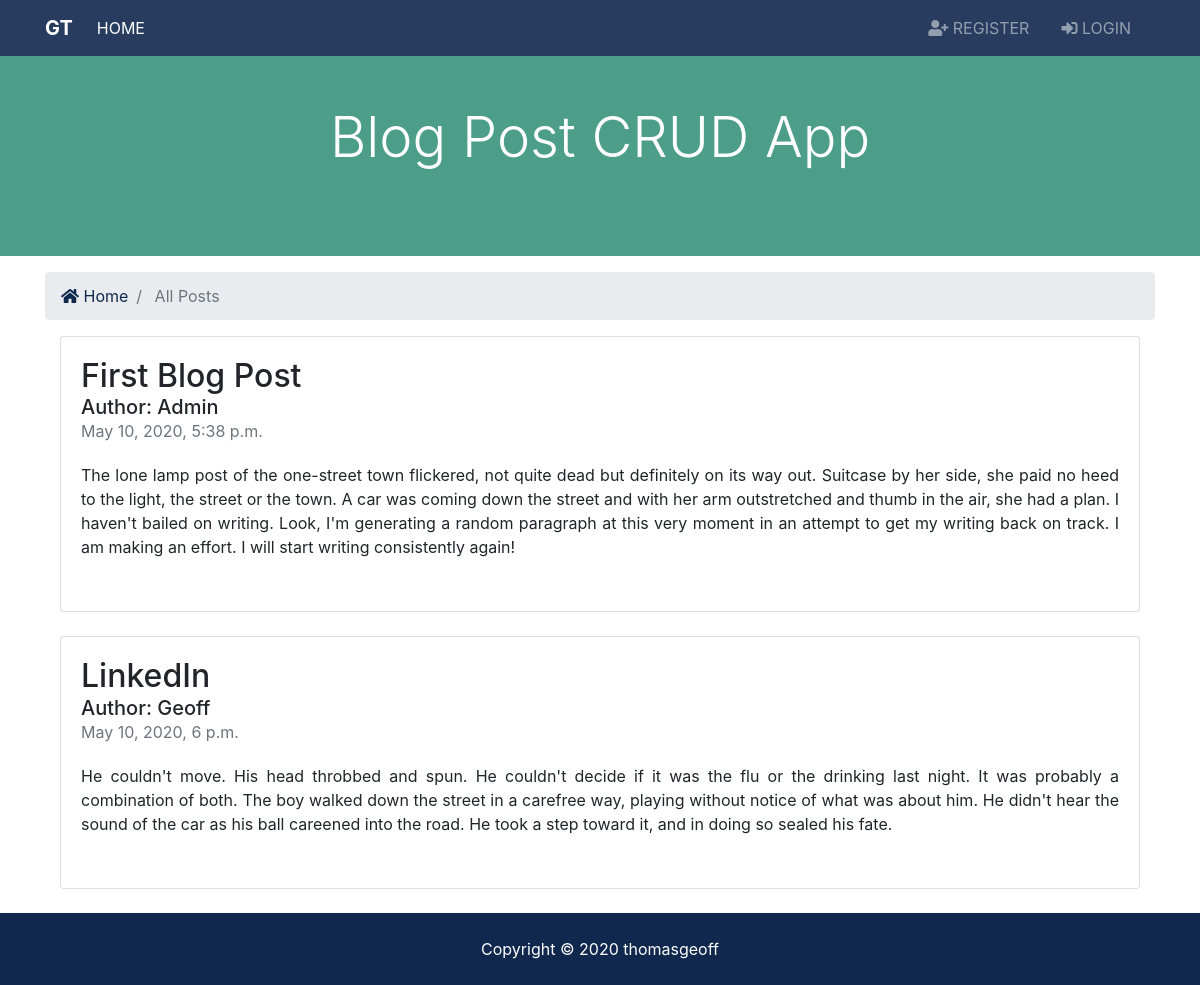
The page / on the database its author committed.
### BLOG_POSTS/models.py (models this page shows, shortened)
class Post(models.Model):
    title = models.CharField(max_length=255)
    author = models.CharField(max_length=255)
    body = models.TextField(blank=True)
    post_date = models.DateTimeField(default=datetime.now, blank=True)
    user_id = models.IntegerField(blank=True)

### BLOG_POSTS/views.py (the view)
# urls.py: path('', views.Index.as_view(), name='index'),
class Index(ListView):
    model = Post
    template_name = 'BLOG_POSTS/index.html'

### template/BLOG_POSTS/index.html (shortened to what this page needs)
{% extends 'base.html' %}
{% block content%}
<section id="showcase-inner" class="py-5 text-white">
    <div class="container">
      <div class="row text-center">
        <div class="col-md-12">
          <h1 class="display-4">Blog Post CRUD App</h1>
        </div>
      </div>
    </div>
  </section>
  <section id="bc" class="mt-3">
    <div class="container">
      <nav aria-label="breadcrumb">
        <ol class="breadcrumb">
          <li class="breadcrumb-item">
            <a href="{% url 'index' %}">
              <i class="fas fa-home"></i> Home</a>
          </li>
          <li class="breadcrumb-item active"> All Posts</li>
        </ol>
      </nav>
    </div>
  </section>
<div class="container">
    {% for post in object_list %}
    <div class="col-md-12">
        <div align="center" class="card flex-md-row mb-4 box-shadow h-md-250">
                <div class="card-body d-flex flex-column align-items-start">
                  <h2 class="mb-0">
                    {{ post.title }}
                  </h2>
                    <h5 class="mb-0">
                                  Author: {{ post.author }}
                                </h5>
                  <div class="mb-1 text-muted">{{ post.post_date }}</div>
                  <p class="card-text-justify">{{ post.body | linebreaks}}</p>
                </div>
        </div>
    </div>
    {% endfor %}
</div>
{% endblock %}

### template/base.html (shortened to what this page needs)
{% load static %}
<!DOCTYPE html>
<html lang="en">
  <head>
    <link rel="stylesheet" href="{% static 'css/all.css' %}">
    <link rel="stylesheet" href="{% static 'css/bootstrap.css' %}">
    <link rel="stylesheet" href="{% static 'css/style.css' %}">
  </head>
  <body>
    {% include 'partials/_navbar.html' %}
    {% block content%}  {% endblock %}
   {% include 'partials/_footer.html' %}
  </body>
</html>

### template/partials/_navbar.html (shortened to what this page needs)
<nav class="navbar navbar-expand-lg navbar-dark bg-primary sticky-top">
        <div class="container">
          <a class="navbar-brand" href="{% url 'index' %}">
            <b>GT</b>
          </a>
          <div class="collapse navbar-collapse" id="navbarNavAltMarkup">
            <ul class="navbar-nav">
              <li
                {% if '/' == request.path %}
                class="nav-item active mr-3"
                {% else %}
                class="nav-item mr-3"
                {% endif %}
              >
                <a class="nav-link" href="{% url 'index' %}">Home</a>
              </li>
            </ul>
            <ul class="navbar-nav ml-auto">
              {% if user.is_authenticated %}
            <li
            {% if 'dashboard' in request.path %}
              class="nav-item active mr-3"
            {% else %}
              class="nav-item mr-3"
            {% endif %}
            >
              <a class="nav-link" href="{% url 'dashboard' %}">
               Welcome {{ user.username }} (Dashboard)</a>
            </li>
            <li class="nav-item mr-3">
              <a href="javascript:{document.getElementById('logout').submit()}" class="nav-link">
                <i class="fas fa-sign-out-alt"></i> Logout
              </a>
              <form action="{% url 'logout' %}" method="POST" id="logout">
                {% csrf_token %}
                <input type="hidden">
              </form>
            </li>
          {% else %}
            <li
            {% if 'register' in request.path %}
              class="nav-item active mr-3"
            {% else %}
              class="nav-item mr-3"
            {% endif %}
            >
              <a class="nav-link" href="{% url 'register' %}">
                <i class="fas fa-user-plus"></i> Register</a>
            </li>
            <li
            {% if 'login' in request.path %}
              class="nav-item active mr-3"
            {% else %}
              class="nav-item mr-3"
            {% endif %}
            >
              <a class="nav-link" href="{% url 'login' %}">
                <i class="fas fa-sign-in-alt"></i>
                Login</a>
            </li>
          {% endif %}
          </ul>
          </div>
        </div>
      </nav>

### template/partials/_footer.html
<footer id="main-footer" class="py-4 bg-primary text-white text-center" >
        Copyright &copy;
        <span class="year"></span> thomasgeoff
      </footer>

### static/css/all.css (style rules this page uses)
.fa, .fas, .far, .fal, .fab { -moz-osx-font-smoothing: grayscale; -webkit-font-smoothing: antialiased; display: inline-block; font-style: normal; font-variant: normal; text-rendering: auto; line-height: 1; }
.fa-home:before { content: "\f015"; }
.fa-sign-in-alt:before { content: "\f2f6"; }
.fa-user-plus:before { content: "\f234"; }
.fa, .fas { font-family: 'Font Awesome 5 Free'; font-weight: 900; }

### static/css/style.css (style rules this page uses)
.navbar { opacity: 0.9; text-transform: uppercase; }
#showcase-inner { background: url(../img/building.jpg) no-repeat top center fixed/cover; position: relative; overflow: hidden; min-height: 200px; }
#showcase-inner::before { content: ''; position: absolute; top: 0; left: 0; min-height: 100%; width: 100%; background: rgba(32, 134, 107, 0.8); }

### rows shown on the page
Post: title "First Blog Post", author "Admin", post_date "May 10, 2020, 5:38 p.m.", body "The lone lamp post of the one-street town flickered, not quite dead but definitely on its way out. Suitcase by her side, she paid no heed to the light, the street or the town. A car was coming down the street and with her arm outstretched and thumb in the air, she had a plan. I haven't bailed on writing. Look, I'm generating a random paragraph at this very moment in an attempt to get my writing back on track. I am making an effort. I will start writing consistently again!"
Post: title "LinkedIn", author "Geoff", post_date "May 10, 2020, 6 p.m.", body "He couldn't move. His head throbbed and spun. He couldn't decide if it was the flu or the drinking last night. It was probably a combination of both. The boy walked down the street in a carefree way, playing without notice of what was about him. He didn't hear the sound of the car as his ball careened into the road. He took a step toward it, and in doing so sealed his fate."
